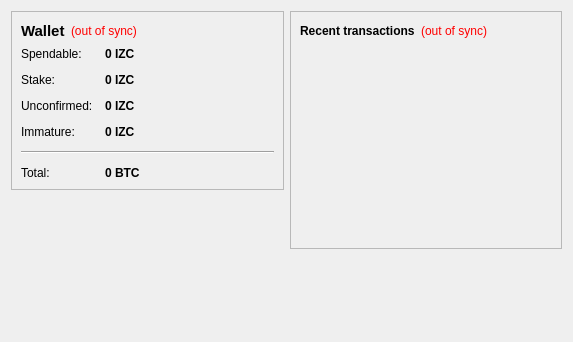
<?xml version="1.0" encoding="UTF-8"?>
<ui version="4.0">
 <class>OverviewPage</class>
 <widget class="QWidget" name="OverviewPage">
  <property name="geometry">
   <rect>
    <x>0</x>
    <y>0</y>
    <width>573</width>
    <height>342</height>
   </rect>
  </property>
  <property name="windowTitle">
   <string>Form</string>
  </property>
  <layout class="QHBoxLayout" name="horizontalLayout" stretch="1,1">
   <item>
    <layout class="QVBoxLayout" name="verticalLayout_2">
     <item>
      <widget class="QFrame" name="frame">
       <property name="frameShape">
        <enum>QFrame::StyledPanel</enum>
       </property>
       <property name="frameShadow">
        <enum>QFrame::Raised</enum>
       </property>
       <layout class="QVBoxLayout" name="verticalLayout_4">
        <item>
         <layout class="QHBoxLayout" name="horizontalLayout_4">
          <item>
           <widget class="QLabel" name="label_5">
            <property name="font">
             <font>
              <pointsize>11</pointsize>
              <weight>75</weight>
              <bold>true</bold>
             </font>
            </property>
            <property name="text">
             <string>Wallet</string>
            </property>
           </widget>
          </item>
          <item>
           <widget class="QLabel" name="labelWalletStatus">
            <property name="toolTip">
             <string>The displayed information may be out of date. Your wallet automatically synchronizes with the IZEMCOIN network after a connection is established, but this process has not completed yet.</string>
            </property>
            <property name="styleSheet">
             <string notr="true">QLabel { color: red; }</string>
            </property>
            <property name="text">
             <string notr="true">(out of sync)</string>
            </property>
            <property name="alignment">
             <set>Qt::AlignLeading|Qt::AlignLeft|Qt::AlignVCenter</set>
            </property>
           </widget>
          </item>
          <item>
           <spacer name="horizontalSpacer_2">
            <property name="orientation">
             <enum>Qt::Horizontal</enum>
            </property>
            <property name="sizeHint" stdset="0">
             <size>
              <width>40</width>
              <height>20</height>
             </size>
            </property>
           </spacer>
          </item>
         </layout>
        </item>
        <item>
         <layout class="QFormLayout" name="formLayout_2">
          <property name="fieldGrowthPolicy">
           <enum>QFormLayout::AllNonFixedFieldsGrow</enum>
          </property>
          <property name="horizontalSpacing">
           <number>12</number>
          </property>
          <property name="verticalSpacing">
           <number>12</number>
          </property>
          <item row="0" column="0">
           <widget class="QLabel" name="label">
            <property name="text">
             <string>Spendable:</string>
            </property>
           </widget>
          </item>
          <item row="0" column="1">
           <widget class="QLabel" name="labelBalance">
            <property name="font">
             <font>
              <weight>75</weight>
              <bold>true</bold>
             </font>
            </property>
            <property name="cursor">
             <cursorShape>IBeamCursor</cursorShape>
            </property>
            <property name="toolTip">
             <string>Your current spendable balance</string>
            </property>
            <property name="text">
             <string notr="true">0 IZC</string>
            </property>
            <property name="textInteractionFlags">
             <set>Qt::LinksAccessibleByMouse|Qt::TextSelectableByKeyboard|Qt::TextSelectableByMouse</set>
            </property>
           </widget>
          </item>
          <item row="1" column="0">
           <widget class="QLabel" name="label_6">
            <property name="text">
             <string>Stake:</string>
            </property>
           </widget>
          </item>
          <item row="1" column="1">
           <widget class="QLabel" name="labelStake">
            <property name="font">
             <font>
              <weight>75</weight>
              <bold>true</bold>
             </font>
            </property>
            <property name="cursor">
             <cursorShape>IBeamCursor</cursorShape>
            </property>
            <property name="toolTip">
             <string>Total of coins that was staked, and do not yet count toward the current balance</string>
            </property>
            <property name="text">
             <string notr="true">0 IZC</string>
            </property>
            <property name="textInteractionFlags">
             <set>Qt::LinksAccessibleByMouse|Qt::TextSelectableByKeyboard|Qt::TextSelectableByMouse</set>
            </property>
           </widget>
          </item>
          <item row="2" column="0">
           <widget class="QLabel" name="label_3">
            <property name="text">
             <string>Unconfirmed:</string>
            </property>
           </widget>
          </item>
          <item row="2" column="1">
           <widget class="QLabel" name="labelUnconfirmed">
            <property name="font">
             <font>
              <weight>75</weight>
              <bold>true</bold>
             </font>
            </property>
            <property name="cursor">
             <cursorShape>IBeamCursor</cursorShape>
            </property>
            <property name="toolTip">
             <string>Total of transactions that have yet to be confirmed, and do not yet count toward the current balance</string>
            </property>
            <property name="text">
             <string notr="true">0 IZC</string>
            </property>
            <property name="textInteractionFlags">
             <set>Qt::LinksAccessibleByMouse|Qt::TextSelectableByKeyboard|Qt::TextSelectableByMouse</set>
            </property>
           </widget>
          </item>
          <item row="3" column="0">
           <widget class="QLabel" name="labelImmatureText">
            <property name="text">
             <string>Immature:</string>
            </property>
           </widget>
          </item>
          <item row="3" column="1">
           <widget class="QLabel" name="labelImmature">
            <property name="font">
             <font>
              <weight>75</weight>
              <bold>true</bold>
             </font>
            </property>
            <property name="toolTip">
             <string>Mined balance that has not yet matured</string>
            </property>
            <property name="text">
             <string notr="true">0 IZC</string>
            </property>
            <property name="textInteractionFlags">
             <set>Qt::LinksAccessibleByMouse|Qt::TextSelectableByKeyboard|Qt::TextSelectableByMouse</set>
            </property>
           </widget>
          </item>
          <item row="4" column="0" colspan="2">
           <widget class="Line" name="line">
            <property name="orientation">
             <enum>Qt::Horizontal</enum>
            </property>
           </widget>
          </item>
          <item row="5" column="0">
           <widget class="QLabel" name="labelTotalText">
            <property name="text">
             <string>Total:</string>
            </property>
           </widget>
          </item>
          <item row="5" column="1">
           <widget class="QLabel" name="labelTotal">
            <property name="font">
             <font>
              <weight>75</weight>
              <bold>true</bold>
             </font>
            </property>
            <property name="cursor">
             <cursorShape>IBeamCursor</cursorShape>
            </property>
            <property name="toolTip">
             <string>Your current total balance</string>
            </property>
            <property name="text">
             <string notr="true">0 BTC</string>
            </property>
            <property name="textInteractionFlags">
             <set>Qt::LinksAccessibleByMouse|Qt::TextSelectableByKeyboard|Qt::TextSelectableByMouse</set>
            </property>
           </widget>
          </item>
         </layout>
        </item>
       </layout>
      </widget>
     </item>
     <item>
      <spacer name="verticalSpacer">
       <property name="orientation">
        <enum>Qt::Vertical</enum>
       </property>
       <property name="sizeHint" stdset="0">
        <size>
         <width>20</width>
         <height>40</height>
        </size>
       </property>
      </spacer>
     </item>
    </layout>
   </item>
   <item>
    <layout class="QVBoxLayout" name="verticalLayout_3">
     <item>
      <widget class="QFrame" name="frame_2">
       <property name="frameShape">
        <enum>QFrame::StyledPanel</enum>
       </property>
       <property name="frameShadow">
        <enum>QFrame::Raised</enum>
       </property>
       <layout class="QVBoxLayout" name="verticalLayout">
        <item>
         <layout class="QHBoxLayout" name="horizontalLayout_2">
          <item>
           <widget class="QLabel" name="label_4">
            <property name="text">
             <string>&lt;b&gt;Recent transactions&lt;/b&gt;</string>
            </property>
           </widget>
          </item>
          <item>
           <widget class="QLabel" name="labelTransactionsStatus">
            <property name="toolTip">
             <string>The displayed information may be out of date. Your wallet automatically synchronizes with the IZEMCOIN network after a connection is established, but this process has not completed yet.</string>
            </property>
            <property name="styleSheet">
             <string notr="true">QLabel { color: red; }</string>
            </property>
            <property name="text">
             <string notr="true">(out of sync)</string>
            </property>
            <property name="alignment">
             <set>Qt::AlignRight|Qt::AlignTrailing|Qt::AlignVCenter</set>
            </property>
           </widget>
          </item>
          <item>
           <spacer name="horizontalSpacer">
            <property name="orientation">
             <enum>Qt::Horizontal</enum>
            </property>
            <property name="sizeHint" stdset="0">
             <size>
              <width>40</width>
              <height>20</height>
             </size>
            </property>
           </spacer>
          </item>
         </layout>
        </item>
        <item>
         <widget class="QListView" name="listTransactions">
          <property name="styleSheet">
           <string notr="true">QListView { background: transparent; }</string>
          </property>
          <property name="frameShape">
           <enum>QFrame::NoFrame</enum>
          </property>
          <property name="verticalScrollBarPolicy">
           <enum>Qt::ScrollBarAlwaysOff</enum>
          </property>
          <property name="horizontalScrollBarPolicy">
           <enum>Qt::ScrollBarAlwaysOff</enum>
          </property>
          <property name="selectionMode">
           <enum>QAbstractItemView::NoSelection</enum>
          </property>
         </widget>
        </item>
       </layout>
      </widget>
     </item>
     <item>
      <spacer name="verticalSpacer_2">
       <property name="orientation">
        <enum>Qt::Vertical</enum>
       </property>
       <property name="sizeHint" stdset="0">
        <size>
         <width>20</width>
         <height>40</height>
        </size>
       </property>
      </spacer>
     </item>
    </layout>
   </item>
  </layout>
 </widget>
 <resources/>
 <connections/>
</ui>
